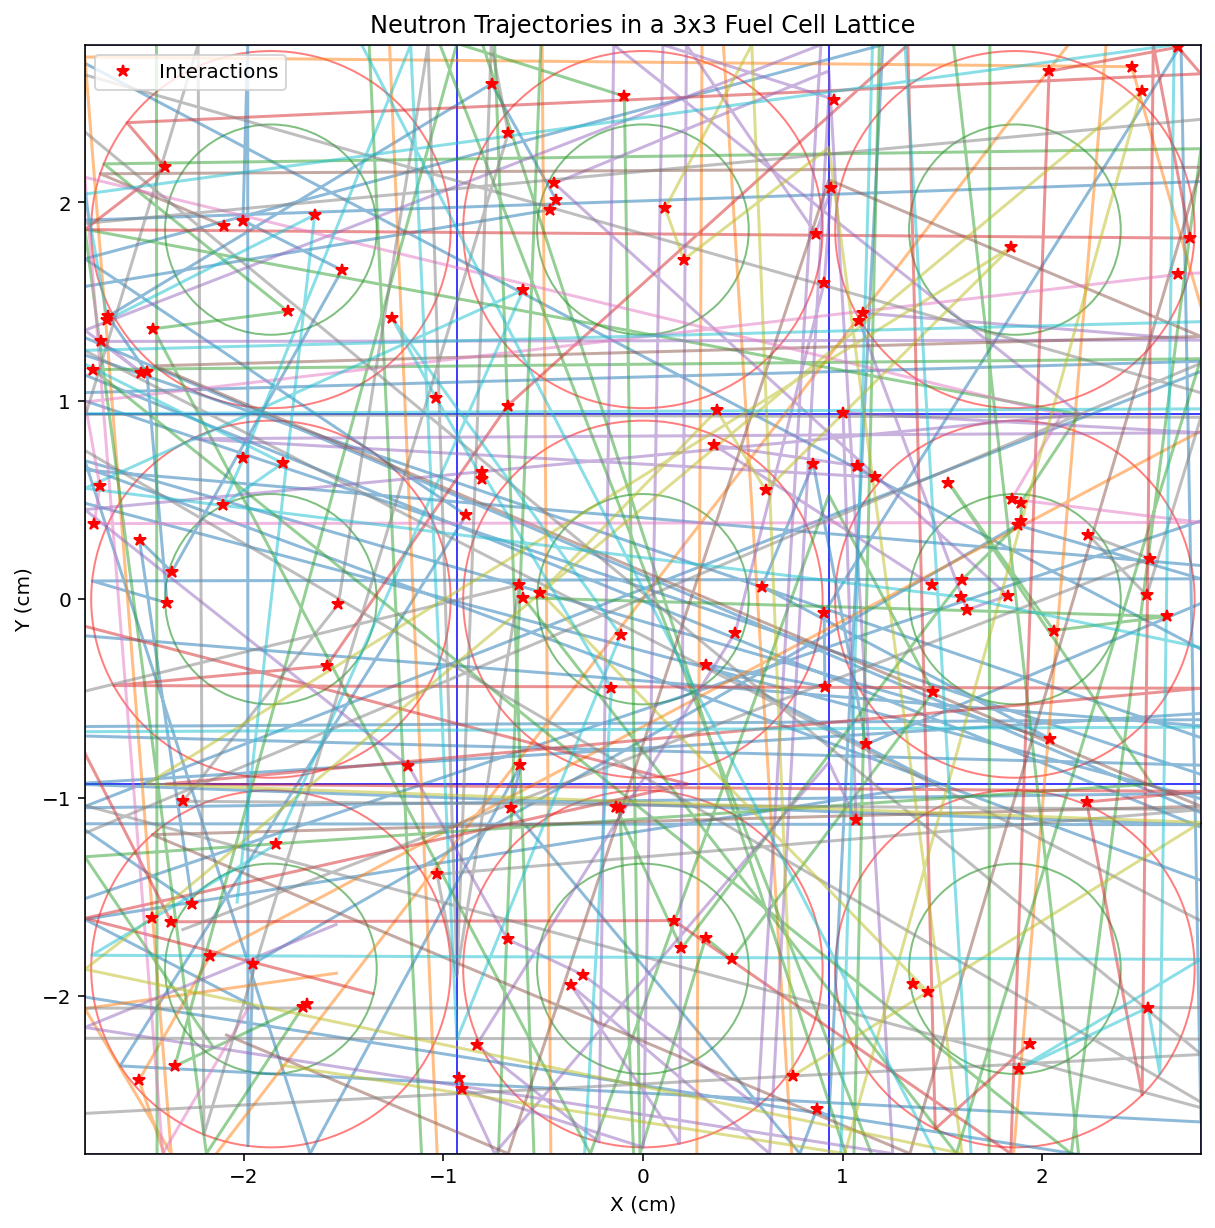

Write the Python code that produced this figure.
import math
import pylab
import numpy as np
import matplotlib.pyplot as plt
from scipy.stats import maxwell

# Set a consistent random seed for reproducibility
np.random.seed()

def get_cross_sections(energy, region):
    """
    Returns the macroscopic cross sections for a given energy and region.
    The energy is mapped to one of ten energy groups.
    Units are 1/cm.
    
    Args:
        energy (float): Neutron energy in MeV.
        region (int): The material region (0: fuel, 1: cladding, 2: moderator).

    Returns:
        list: [sigma_f, sigma_c, sigma_s, sigma_t]
    """
    
    # Macroscopic cross section data
    sigma_f = np.array([[1.05e-1, 0, 0],
                        [5.96e-2, 0, 0],
                        [6.02e-2, 0, 0],
                        [1.06e-1, 0, 0],
                        [2.46e-1, 0, 0],
                        [2.50e-1, 0, 0],
                        [1.07e-1, 0, 0],
                        [1.28e+0, 0, 0],
                        [9.30e+0, 0, 0],
                        [2.58e+1, 0, 0]])
    sigma_c = np.array([[1.41e-6, 1.71e-2, 3.34e-6],
                        [1.34e-3, 7.83e-3, 3.34e-6],
                        [1.10e-2, 2.83e-4, 2.56e-7],
                        [3.29e-2, 4.52e-6, 6.63e-7],
                        [8.23e-2, 1.06e-5, 2.24e-7],
                        [4.28e-2, 4.39e-6, 1.27e-7],
                        [9.90e-2, 1.25e-5, 2.02e-7],
                        [2.51e-1, 3.98e-5, 6.02e-7],
                        [2.12e+0, 1.26e-4, 1.84e-6],
                        [4.30e+0, 3.95e-4, 5.76e-6]])
    sigma_s = np.array([[2.76e-1, 1.44e-1, 1.27e-2],
                        [3.88e-1, 1.76e-1, 7.36e-2],
                        [4.77e-1, 3.44e-1, 2.65e-1],
                        [6.88e-1, 2.66e-1, 5.72e-1],
                        [9.38e-1, 2.06e-1, 6.69e-1],
                        [1.52e+0, 2.14e-1, 6.81e-1],
                        [2.30e+0, 2.23e-1, 6.82e-1],
                        [2.45e+0, 2.31e-1, 6.83e-1],
                        [9.79e+0, 2.40e-1, 6.86e-1],
                        [4.36e+1, 2.41e-1, 6.91e-1]])
    sigma_t = sigma_f + sigma_c + sigma_s

    # Energy group boundaries (MeV)
    group_energy_boundaries = [3e+1, 3e+0, 3e-1, 3e-2, 3e-3, 3e-4, 3e-5, 3e-6, 3e-7, 3e-8]
    
    group = 9 # Default to the lowest group if energy is below all boundaries
    for g in range(len(group_energy_boundaries)):
        if energy >= group_energy_boundaries[g]:
            group = g
            break
            
    sig_f = sigma_f[group][region]
    sig_c = sigma_c[group][region]
    sig_s = sigma_s[group][region]
    sig_t = sigma_t[group][region]
    
    # print(f"  Region: {region}, Group: {group}, E: {energy:.4e} MeV -> sig_f: {sig_f:.4e}, sig_c: {sig_c:.4e}, sig_s: {sig_s:.4e}, sig_t: {sig_t:.4e}")
    return [sig_f, sig_c, sig_s, sig_t]

def get_group(energy):
    """Returns the energy group number for a given energy."""
    group_energy_boundaries = [3e+1, 3e+0, 3e-1, 3e-2, 3e-3, 3e-4, 3e-5, 3e-6, 3e-7, 3e-8]
    group = 9
    for g in range(len(group_energy_boundaries)):
        if energy >= group_energy_boundaries[g]:
            group = g
            break
    return group

def get_material_data(region):
    """Returns material properties for a given region."""
    if region == 0:  # Fuel
        return {"name": "fuel(UO2)", "A": 238.02891, "density": 10.97}
    elif region == 1:  # Cladding
        return {"name": "cladding(Aluminium)", "A": 26.981539, "density": 2.70}
    elif region == 2:  # Moderator
        return {"name": "moderator(water)", "A": 1.00794, "density": 1}

def qualifying_monte_carlo(num_neutrons, pin, lattice, lattice_pitch):
    """
    Monte Carlo simulation of neutron transport in a unit cell.
    
    Args:
        num_neutrons (int): The number of neutrons to simulate.
        pin (dict): Dictionary defining the geometry of a single pin.
        lattice (list): 2D list defining the lattice structure.
        lattice_pitch (float): The side length of a single cell.
    """
    
    print(f"Number of Neutrons.......................= {num_neutrons}")
    
    # --- Geometry Parameters from pin and lattice objects ---
    r_fuel = pin["fuel_radius"]
    r_clad_in = pin["clad_inner_radius"]
    r_clad_out = pin["clad_outer_radius"]
    
    lattice_size_x = len(lattice[0])
    lattice_size_y = len(lattice)
    total_lattice_size_x = lattice_size_x * lattice_pitch
    total_lattice_size_y = lattice_size_y * lattice_pitch
    pitch = lattice_pitch
    
    # --- Simulation Counters ---
    fission_count = 0
    capture_count = 0
    scattering_count = 0
    leakage_count = 0
    neutrons_produced = 0
    
    # Lists for tracking data
    interaction_point_x = []
    interaction_point_y = []
    
    # --- Neutron Initial State Generation ---
    neutron_energies = maxwell.rvs(size=num_neutrons)
    
    rand_r = np.random.power(2, size=num_neutrons)
    radii = rand_r * r_fuel
    
    thetas_initial = 2 * np.pi * np.random.random(size=num_neutrons)
    
    initial_x_cell = radii * np.cos(thetas_initial)
    initial_y_cell = radii * np.sin(thetas_initial)
    
    # Start all neutrons in the first cell (0,0) relative to the center of the overall lattice
    initial_x = initial_x_cell + (0.5 - lattice_size_x/2) * pitch
    initial_y = initial_y_cell + (0.5 - lattice_size_y/2) * pitch
    
    # --- Energy Group Flux Tallies ---
    fuel_surf_neu_num = np.zeros(10)
    clad_surf_neu_num = np.zeros(10)
    
    # Plot setup for trajectories
    plt.figure(figsize=(10, 10))
    for i in range(lattice_size_x):
        for j in range(lattice_size_y):
            cell_center_x = (i - lattice_size_x/2 + 0.5) * pitch
            cell_center_y = (j - lattice_size_y/2 + 0.5) * pitch
            plt.gcf().gca().add_artist(plt.Circle((cell_center_x, cell_center_y), r_fuel, fill=False, color='green', alpha=0.5))
            plt.gcf().gca().add_artist(plt.Circle((cell_center_x, cell_center_y), r_clad_out, fill=False, color='red', alpha=0.5))
            plt.gcf().gca().add_artist(plt.Rectangle((cell_center_x - pitch/2, cell_center_y - pitch/2), width=pitch, height=pitch, fill=False, color='blue', alpha=0.5))

    plt.xlim(-total_lattice_size_x/2, total_lattice_size_x/2)
    plt.ylim(-total_lattice_size_y/2, total_lattice_size_y/2)
    plt.title(f"Neutron Trajectories in a {lattice_size_x}x{lattice_size_y} Fuel Cell Lattice")
    plt.xlabel("X (cm)")
    plt.ylabel("Y (cm)")
    
    # Add a single set of labels for the legend
    #plt.gcf().gca().add_artist(plt.Circle((0,0), r_fuel, fill=False, color='green', label='Fuel'))
    #plt.gcf().gca().add_artist(plt.Circle((0,0), r_clad_out, fill=False, color='red', label='Cladding'))
    #plt.gcf().gca().add_artist(plt.Rectangle((0, 0), width=0, height=0, fill=False, color='blue', label='Moderator'))
    
    # Main simulation loop for each neutron
    for i in range(num_neutrons):
        print(f"\n--- Starting Neutron {i+1} ---")
        
        alive = True
        region = 0
        
        x, y = initial_x[i], initial_y[i]
        
        cell_x_index = int((x + total_lattice_size_x/2) / pitch)
        cell_y_index = int((y + total_lattice_size_y/2) / pitch)
        
        energy = neutron_energies[i]
        
        theta = 2 * np.pi * np.random.random()
        
        path_x = [x]
        path_y = [y]
        
        while alive:
            cell_center_x = (cell_x_index - lattice_size_x/2 + 0.5) * pitch
            cell_center_y = (cell_y_index - lattice_size_y/2 + 0.5) * pitch
            x_cell = x - cell_center_x
            y_cell = y - cell_center_y
            
            sig_f, sig_c, sig_s, sig_t = get_cross_sections(energy, region)
            
            d_interaction = - (1 / sig_t) * np.log(np.random.random())
            
            d_boundary = float('inf')
            next_region = region
            
            r_sq = x_cell**2 + y_cell**2
            
            # --- Geometry Logic for the CURRENT cell ---
            if region == 0:  # Fuel region
                a = 1
                b = 2 * (x_cell * np.cos(theta) + y_cell * np.sin(theta))
                c = r_sq - r_clad_in**2
                delta = b**2 - 4*a*c
                if delta >= 0:
                    d_temp = (-b + np.sqrt(delta)) / (2*a)
                    if d_temp > 1e-9:
                        d_boundary = d_temp
                        next_region = 1
                        
            elif region == 1:  # Cladding region
                a = 1
                b = 2 * (x_cell * np.cos(theta) + y_cell * np.sin(theta))
                
                c_in = r_sq - r_clad_in**2
                delta_in = b**2 - 4*a*c_in
                if delta_in >= 0:
                    d_temp = (-b - np.sqrt(delta_in)) / (2*a)
                    if d_temp > 1e-9:
                        d_boundary = d_temp
                        next_region = 0

                c_out = r_sq - r_clad_out**2
                delta_out = b**2 - 4*a*c_out
                if delta_out >= 0:
                    d_temp = (-b + np.sqrt(delta_out)) / (2*a)
                    if d_temp > 1e-9 and d_temp < d_boundary:
                        d_boundary = d_temp
                        next_region = 2

            elif region == 2:  # Moderator region
                a = 1
                b = 2 * (x_cell * np.cos(theta) + y_cell * np.sin(theta))
                
                c_out = r_sq - r_clad_out**2
                delta_out = b**2 - 4*a*c_out
                if delta_out >= 0:
                    d_temp = (-b - np.sqrt(delta_out)) / (2*a)
                    if d_temp > 1e-9:
                        d_boundary = d_temp
                        next_region = 1

                # Distance to the square cell boundaries (x_cell and y_cell are used)
                distances_to_square = []
                if np.cos(theta) > 1e-9: distances_to_square.append((pitch/2 - x_cell) / np.cos(theta))
                if np.cos(theta) < -1e-9: distances_to_square.append((-pitch/2 - x_cell) / np.cos(theta))
                if np.sin(theta) > 1e-9: distances_to_square.append((pitch/2 - y_cell) / np.sin(theta))
                if np.sin(theta) < -1e-9: distances_to_square.append((-pitch/2 - y_cell) / np.sin(theta))

                for d_sq in distances_to_square:
                    if d_sq > 1e-9 and d_sq < d_boundary:
                        d_boundary = d_sq
                        
                        temp_x = x + d_boundary * np.cos(theta)
                        temp_y = y + d_boundary * np.sin(theta)
                        
                        is_leakage = False
                        if temp_x > total_lattice_size_x/2 - 1e-9 or temp_x < -total_lattice_size_x/2 + 1e-9:
                            is_leakage = True
                        if temp_y > total_lattice_size_y/2 - 1e-9 or temp_y < -total_lattice_size_y/2 + 1e-9:
                            is_leakage = True

                        if is_leakage:
                             next_region = -1 # Leakage
                        else:
                             next_region = 3 # Special code for internal cell boundary crossing
            
            # --- Check if interaction or boundary crossing happens first ---
            if d_interaction < d_boundary:
                # print(f"  Interaction in {get_material_data(region)['name']}")
                
                x += d_interaction * np.cos(theta)
                y += d_interaction * np.sin(theta)
                path_x.append(x)
                path_y.append(y)
                
                interaction_point_x.append(x)
                interaction_point_y.append(y)
                
                rnd = np.random.random()
                if rnd <= sig_f / sig_t:
                    # print("  Event: Fission")
                    fission_count += 1
                    num_fission_neutrons = 2 if np.random.random() < 0.5 else 3
                    neutrons_produced += num_fission_neutrons
                    alive = False
                    
                elif rnd <= (sig_f + sig_c) / sig_t:
                    # print("  Event: Capture")
                    capture_count += 1
                    alive = False
                    
                else:
                    # print("  Event: Scattering")
                    scattering_count += 1
                    material_A = get_material_data(region)['A']
                    if material_A > 1:
                        ksi = 1 + np.log((material_A - 1) / (material_A + 1)) * (material_A - 1)**2 / (2 * material_A)
                    else:
                        ksi = 1
                    energy *= np.exp(-ksi * np.random.random())
                    theta = 2 * np.pi * np.random.random()
                    
            else:
                x += d_boundary * np.cos(theta)
                y += d_boundary * np.sin(theta)
                path_x.append(x)
                path_y.append(y)
                
                group = get_group(energy)
                if region == 0 and next_region == 1:
                    fuel_surf_neu_num[group] += 1
                elif region == 1 and next_region == 2:
                    clad_surf_neu_num[group] += 1
                    
                # print(f"  Boundary crossing from Region {region} to {next_region}")
                
                if next_region == -1: # Leakage from outer boundary
                    leakage_count += 1
                    
                    # Periodic boundary conditions
                    if abs(x) > total_lattice_size_x/2 - 1e-9: x = -x
                    if abs(y) > total_lattice_size_y/2 - 1e-9: y = -y
                    # print("  Event: Leakage (periodic boundary condition applied)")
                    
                    cell_x_index = int((x + total_lattice_size_x/2) / pitch)
                    cell_y_index = int((y + total_lattice_size_y/2) / pitch)
                    region = 2
                    
                elif next_region == 3: # Internal cell boundary crossing
                    cell_x_index = int((x + total_lattice_size_x/2) / pitch)
                    cell_y_index = int((y + total_lattice_size_y/2) / pitch)
                    region = 2
                
                else:
                    region = next_region
                    
        plt.plot(path_x, path_y, '-', alpha=0.5)

    plt.plot(interaction_point_x, interaction_point_y, '*r', label='Interactions')
    plt.legend()
    plt.savefig("neutron_paths.png", dpi=300)
    plt.show()

    # --- Results and Final Plotting ---
    absorption_count = fission_count + capture_count
    total_interactions = scattering_count + absorption_count
    
    if total_interactions > 0:
        keff = (neutrons_produced + leakage_count) / (absorption_count + leakage_count)
    else:
        keff = 0
        
    print("\n--- Simulation Results ---")
    print(f"Number of Neutrons.......................= {num_neutrons}")
    print(f"Total Interactions.......................= {total_interactions}")
    print(f"  Scattering Events......................= {scattering_count}")
    print(f"  Capture Events.........................= {capture_count}")
    print(f"  Fission Events.........................= {fission_count}")
    print(f"  Total Absorption Events................= {absorption_count}")
    print(f"  Leakage Events.........................= {leakage_count}")
    print(f"Neutrons Produced by Fission.............= {neutrons_produced}")
    print(f"Effective Multiplication Factor (keff)...= {keff:.4f}")
    
    # --- Flux Spectrum Plotting (Normalized) ---
    group_energy = [3e+1, 3e+0, 3e-1, 3e-2, 3e-3, 3e-4, 3e-5, 3e-6, 3e-7, 3e-8]
    fuel_area = np.pi * r_fuel**2*9
    scaling_factor = 10 * num_neutrons
    
    flux_y = fuel_surf_neu_num / (fuel_area * scaling_factor)
    
    watt_energy = np.linspace(0.01, 30, 500)
    watt_flux = 0.453 * np.sinh(np.sqrt(2.29 * watt_energy)) * np.exp(-1.036 * watt_energy)
    
    flux_y_norm = flux_y / np.trapz(flux_y, group_energy)
    watt_flux_norm = watt_flux / np.trapz(watt_flux, watt_energy)
    
    plt.figure()
    plt.plot(group_energy, -flux_y_norm, '-bo', label='Normalized Simulated Flux')
    plt.plot(watt_energy, watt_flux_norm, '-r', label='Normalized Watt Spectrum')
    plt.xlabel("Energy (MeV)")
    plt.ylabel("Normalized Flux")
    plt.title("Normalized Neutron Flux Spectrum")
    plt.legend(loc='upper right')
    plt.grid(True, which="both", linestyle='--')
    plt.savefig("flux_spectrum.png", dpi=300)
    plt.show()

if __name__ == '__main__':
    pin = {
        "fuel_radius": 0.53,
        "clad_inner_radius": 0.53,
        "clad_outer_radius": 0.90,
        "material_order": ["fuel", "clad", "moderator"]
    }
    
    # Define a 2x2 lattice
    lattice_pitch = 1.863
    lattice = [[pin, pin, pin],
               [pin, pin, pin],
               [pin, pin, pin]]
    
    qualifying_monte_carlo(10, pin, lattice, lattice_pitch)
